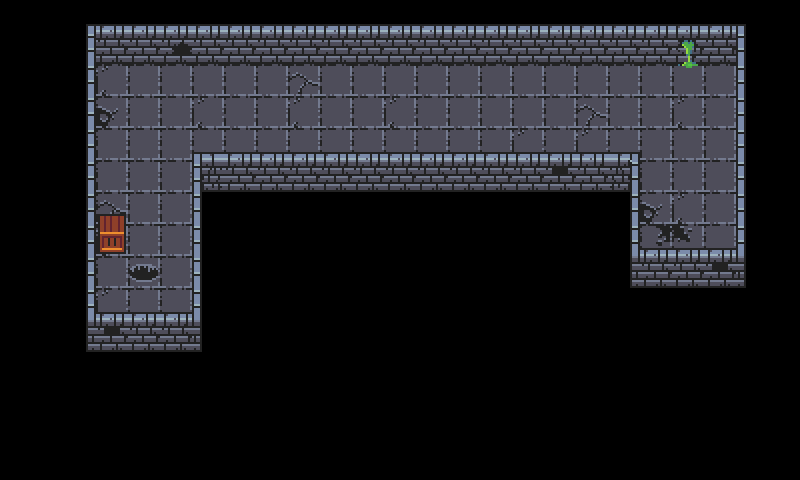

Below is a game level as drawn by its tile map, then a one-line description and the .tmx file that defines it, in full:
An orthogonal 25x15 tile map with 32x32 px tiles, 3 tile layers (walkable, block, above) and 3 objects (father, 1-2).

<map version="1.2" tiledversion="1.3.4" orientation="orthogonal" renderorder="right-down" width="25" height="15" tilewidth="32" tileheight="32" infinite="0" nextlayerid="13" nextobjectid="46">
 <editorsettings>
  <export target="../../assets/tilemaps/level-1-floor-1.json" format="json" />
 </editorsettings>
 <tileset firstgid="1" name="tileset" tilewidth="32" tileheight="32" tilecount="112" columns="7">
  <image source="../../assets/images/tilesets/tileset.png" width="224" height="512" />
  <tile id="0">
   <properties>
    <property name="collides" type="bool" value="false" />
   </properties>
  </tile>
  <tile id="1">
   <properties>
    <property name="collides" type="bool" value="false" />
   </properties>
  </tile>
  <tile id="2">
   <properties>
    <property name="collides" type="bool" value="false" />
   </properties>
  </tile>
  <tile id="3">
   <properties>
    <property name="collides" type="bool" value="false" />
   </properties>
  </tile>
  <tile id="4">
   <properties>
    <property name="collides" type="bool" value="false" />
   </properties>
  </tile>
  <tile id="5">
   <properties>
    <property name="collides" type="bool" value="false" />
   </properties>
  </tile>
  <tile id="6">
   <properties>
    <property name="collides" type="bool" value="false" />
   </properties>
  </tile>
  <tile id="7">
   <properties>
    <property name="collides" type="bool" value="false" />
   </properties>
  </tile>
  <tile id="8">
   <properties>
    <property name="collides" type="bool" value="true" />
   </properties>
  </tile>
  <tile id="9">
   <properties>
    <property name="collides" type="bool" value="true" />
   </properties>
  </tile>
  <tile id="10">
   <properties>
    <property name="collides" type="bool" value="true" />
   </properties>
  </tile>
  <tile id="11">
   <properties>
    <property name="collides" type="bool" value="true" />
   </properties>
  </tile>
  <tile id="12">
   <properties>
    <property name="collides" type="bool" value="true" />
   </properties>
  </tile>
  <tile id="13">
   <properties>
    <property name="collides" type="bool" value="true" />
   </properties>
  </tile>
  <tile id="14">
   <properties>
    <property name="collides" type="bool" value="false" />
   </properties>
  </tile>
  <tile id="15">
   <properties>
    <property name="collides" type="bool" value="true" />
   </properties>
  </tile>
  <tile id="16">
   <properties>
    <property name="collides" type="bool" value="true" />
   </properties>
  </tile>
  <tile id="17">
   <properties>
    <property name="collides" type="bool" value="true" />
   </properties>
  </tile>
  <tile id="18">
   <properties>
    <property name="collides" type="bool" value="false" />
   </properties>
  </tile>
  <tile id="19">
   <properties>
    <property name="collides" type="bool" value="false" />
   </properties>
  </tile>
  <tile id="20">
   <properties>
    <property name="collides" type="bool" value="false" />
   </properties>
  </tile>
  <tile id="21">
   <properties>
    <property name="collides" type="bool" value="false" />
   </properties>
  </tile>
  <tile id="22">
   <properties>
    <property name="collides" type="bool" value="true" />
   </properties>
  </tile>
  <tile id="23">
   <properties>
    <property name="collides" type="bool" value="true" />
   </properties>
  </tile>
  <tile id="24">
   <properties>
    <property name="collides" type="bool" value="true" />
   </properties>
  </tile>
  <tile id="25">
   <properties>
    <property name="collides" type="bool" value="true" />
   </properties>
  </tile>
  <tile id="26">
   <properties>
    <property name="collides" type="bool" value="true" />
   </properties>
  </tile>
  <tile id="27">
   <properties>
    <property name="collides" type="bool" value="true" />
   </properties>
  </tile>
  <tile id="28">
   <properties>
    <property name="collides" type="bool" value="false" />
   </properties>
  </tile>
  <tile id="29">
   <properties>
    <property name="collides" type="bool" value="false" />
   </properties>
  </tile>
  <tile id="30">
   <properties>
    <property name="collides" type="bool" value="false" />
   </properties>
  </tile>
  <tile id="31">
   <properties>
    <property name="collides" type="bool" value="false" />
   </properties>
  </tile>
  <tile id="32">
   <properties>
    <property name="collides" type="bool" value="false" />
   </properties>
  </tile>
  <tile id="33">
   <properties>
    <property name="collides" type="bool" value="false" />
   </properties>
  </tile>
  <tile id="34">
   <properties>
    <property name="collides" type="bool" value="false" />
   </properties>
  </tile>
  <tile id="35">
   <properties>
    <property name="collides" type="bool" value="false" />
   </properties>
  </tile>
  <tile id="36">
   <properties>
    <property name="collides" type="bool" value="false" />
   </properties>
  </tile>
  <tile id="37">
   <properties>
    <property name="collides" type="bool" value="false" />
   </properties>
  </tile>
  <tile id="38">
   <properties>
    <property name="collides" type="bool" value="false" />
   </properties>
  </tile>
  <tile id="39">
   <properties>
    <property name="collides" type="bool" value="true" />
   </properties>
  </tile>
  <tile id="40">
   <properties>
    <property name="collides" type="bool" value="false" />
   </properties>
  </tile>
  <tile id="41">
   <properties>
    <property name="collides" type="bool" value="false" />
   </properties>
  </tile>
  <tile id="42">
   <properties>
    <property name="collides" type="bool" value="false" />
   </properties>
  </tile>
  <tile id="43">
   <properties>
    <property name="collides" type="bool" value="false" />
   </properties>
  </tile>
  <tile id="44">
   <properties>
    <property name="collides" type="bool" value="false" />
   </properties>
  </tile>
  <tile id="45">
   <properties>
    <property name="collides" type="bool" value="false" />
   </properties>
  </tile>
  <tile id="46">
   <properties>
    <property name="collides" type="bool" value="false" />
   </properties>
  </tile>
  <tile id="47">
   <properties>
    <property name="collides" type="bool" value="true" />
   </properties>
  </tile>
  <tile id="48">
   <properties>
    <property name="collides" type="bool" value="true" />
   </properties>
  </tile>
  <tile id="49">
   <properties>
    <property name="collides" type="bool" value="false" />
   </properties>
  </tile>
  <tile id="50">
   <properties>
    <property name="collides" type="bool" value="false" />
   </properties>
  </tile>
  <tile id="51">
   <properties>
    <property name="collides" type="bool" value="false" />
   </properties>
  </tile>
  <tile id="52">
   <properties>
    <property name="collides" type="bool" value="false" />
   </properties>
  </tile>
  <tile id="53">
   <properties>
    <property name="collides" type="bool" value="false" />
   </properties>
  </tile>
  <tile id="54">
   <properties>
    <property name="collides" type="bool" value="false" />
   </properties>
  </tile>
  <tile id="55">
   <properties>
    <property name="collides" type="bool" value="false" />
   </properties>
  </tile>
  <tile id="56">
   <properties>
    <property name="collides" type="bool" value="true" />
   </properties>
  </tile>
  <tile id="57">
   <properties>
    <property name="collides" type="bool" value="true" />
   </properties>
  </tile>
  <tile id="58">
   <properties>
    <property name="collides" type="bool" value="true" />
   </properties>
  </tile>
  <tile id="59">
   <properties>
    <property name="collides" type="bool" value="true" />
   </properties>
  </tile>
  <tile id="60">
   <properties>
    <property name="collides" type="bool" value="true" />
   </properties>
  </tile>
  <tile id="61">
   <properties>
    <property name="collides" type="bool" value="true" />
   </properties>
  </tile>
  <tile id="62">
   <properties>
    <property name="collides" type="bool" value="false" />
   </properties>
  </tile>
  <tile id="63">
   <properties>
    <property name="collides" type="bool" value="true" />
   </properties>
  </tile>
  <tile id="64">
   <properties>
    <property name="collides" type="bool" value="true" />
   </properties>
  </tile>
  <tile id="65">
   <properties>
    <property name="collides" type="bool" value="true" />
   </properties>
  </tile>
  <tile id="66">
   <properties>
    <property name="collides" type="bool" value="true" />
   </properties>
  </tile>
  <tile id="67">
   <properties>
    <property name="collides" type="bool" value="true" />
   </properties>
  </tile>
  <tile id="68">
   <properties>
    <property name="collides" type="bool" value="true" />
   </properties>
  </tile>
  <tile id="69">
   <properties>
    <property name="collides" type="bool" value="false" />
   </properties>
  </tile>
  <tile id="70">
   <properties>
    <property name="collides" type="bool" value="false" />
   </properties>
  </tile>
  <tile id="71">
   <properties>
    <property name="collides" type="bool" value="false" />
   </properties>
  </tile>
  <tile id="72">
   <properties>
    <property name="collides" type="bool" value="true" />
   </properties>
  </tile>
  <tile id="73">
   <properties>
    <property name="collides" type="bool" value="true" />
   </properties>
  </tile>
  <tile id="74">
   <properties>
    <property name="collides" type="bool" value="false" />
   </properties>
  </tile>
  <tile id="75">
   <properties>
    <property name="collides" type="bool" value="false" />
   </properties>
  </tile>
  <tile id="76">
   <properties>
    <property name="collides" type="bool" value="false" />
   </properties>
  </tile>
  <tile id="77">
   <properties>
    <property name="collides" type="bool" value="true" />
   </properties>
  </tile>
  <tile id="78">
   <properties>
    <property name="collides" type="bool" value="false" />
   </properties>
  </tile>
  <tile id="79">
   <properties>
    <property name="collides" type="bool" value="false" />
   </properties>
  </tile>
  <tile id="80">
   <properties>
    <property name="collides" type="bool" value="false" />
   </properties>
  </tile>
  <tile id="81">
   <properties>
    <property name="collides" type="bool" value="false" />
   </properties>
  </tile>
  <tile id="82">
   <properties>
    <property name="collides" type="bool" value="false" />
   </properties>
  </tile>
  <tile id="83">
   <properties>
    <property name="collides" type="bool" value="true" />
   </properties>
  </tile>
  <tile id="84">
   <properties>
    <property name="collides" type="bool" value="false" />
   </properties>
  </tile>
  <tile id="85">
   <properties>
    <property name="collides" type="bool" value="false" />
   </properties>
  </tile>
  <tile id="86">
   <properties>
    <property name="collides" type="bool" value="false" />
   </properties>
  </tile>
  <tile id="87">
   <properties>
    <property name="collides" type="bool" value="false" />
   </properties>
  </tile>
  <tile id="88">
   <properties>
    <property name="collides" type="bool" value="false" />
   </properties>
  </tile>
  <tile id="89">
   <properties>
    <property name="collides" type="bool" value="false" />
   </properties>
  </tile>
  <tile id="90">
   <properties>
    <property name="collides" type="bool" value="false" />
   </properties>
  </tile>
  <tile id="91">
   <properties>
    <property name="collides" type="bool" value="false" />
   </properties>
  </tile>
  <tile id="92">
   <properties>
    <property name="collides" type="bool" value="false" />
   </properties>
  </tile>
  <tile id="93">
   <properties>
    <property name="collides" type="bool" value="false" />
   </properties>
  </tile>
  <tile id="94">
   <properties>
    <property name="collides" type="bool" value="false" />
   </properties>
  </tile>
  <tile id="95">
   <properties>
    <property name="collides" type="bool" value="false" />
   </properties>
  </tile>
  <tile id="96">
   <properties>
    <property name="collides" type="bool" value="false" />
   </properties>
  </tile>
  <tile id="97">
   <properties>
    <property name="collides" type="bool" value="false" />
   </properties>
  </tile>
  <tile id="98">
   <properties>
    <property name="collides" type="bool" value="false" />
   </properties>
  </tile>
  <tile id="99">
   <properties>
    <property name="collides" type="bool" value="false" />
   </properties>
  </tile>
  <tile id="100">
   <properties>
    <property name="collides" type="bool" value="false" />
   </properties>
  </tile>
  <tile id="101">
   <properties>
    <property name="collides" type="bool" value="false" />
   </properties>
  </tile>
  <tile id="102">
   <properties>
    <property name="collides" type="bool" value="false" />
   </properties>
  </tile>
  <tile id="103">
   <properties>
    <property name="collides" type="bool" value="false" />
   </properties>
  </tile>
  <tile id="104">
   <properties>
    <property name="collides" type="bool" value="false" />
   </properties>
  </tile>
  <tile id="105">
   <properties>
    <property name="collides" type="bool" value="false" />
   </properties>
  </tile>
  <tile id="106">
   <properties>
    <property name="collides" type="bool" value="true" />
   </properties>
  </tile>
  <tile id="107">
   <properties>
    <property name="collides" type="bool" value="false" />
   </properties>
  </tile>
  <tile id="108">
   <properties>
    <property name="collides" type="bool" value="false" />
   </properties>
  </tile>
  <tile id="109">
   <properties>
    <property name="collides" type="bool" value="true" />
   </properties>
  </tile>
  <tile id="110">
   <properties>
    <property name="collides" type="bool" value="false" />
   </properties>
  </tile>
  <tile id="111">
   <properties>
    <property name="collides" type="bool" value="false" />
   </properties>
  </tile>
 </tileset>
 <layer id="7" name="walkable" width="25" height="15">
  <data encoding="csv">
0,0,0,0,0,0,0,0,0,0,0,0,0,0,0,0,0,0,0,0,0,0,0,0,0,
0,0,0,0,0,0,0,0,0,0,0,0,0,0,0,0,0,0,0,0,0,0,0,0,0,
0,0,0,38,30,30,30,30,30,31,30,30,30,30,30,30,30,30,30,30,30,47,30,0,0,
0,0,0,37,30,30,38,30,30,38,30,30,38,30,30,30,30,30,31,30,30,38,30,0,0,
0,0,0,30,30,30,30,30,30,30,30,30,30,30,30,30,38,30,38,30,30,30,30,0,0,
0,0,0,30,30,30,0,0,0,0,0,0,0,0,0,0,0,0,0,0,30,30,30,0,0,
0,0,0,31,30,30,0,0,0,0,0,0,0,0,0,0,0,0,0,0,37,38,30,0,0,
0,0,0,38,30,30,0,0,0,0,0,0,0,0,0,0,0,0,0,0,44,45,30,0,0,
0,0,0,30,70,30,0,0,0,0,0,0,0,0,0,0,0,0,0,0,0,0,0,0,0,
0,0,0,38,30,30,0,0,0,0,0,0,0,0,0,0,0,0,0,0,0,0,0,0,0,
0,0,0,0,0,0,0,0,0,0,0,0,0,0,0,0,0,0,0,0,0,0,0,0,0,
0,0,0,0,0,0,0,0,0,0,0,0,0,0,0,0,0,0,0,0,0,0,0,0,0,
0,0,0,0,0,0,0,0,0,0,0,0,0,0,0,0,0,0,0,0,0,0,0,0,0,
0,0,0,0,0,0,0,0,0,0,0,0,0,0,0,0,0,0,0,0,0,0,0,0,0,
0,0,0,0,0,0,0,0,0,0,0,0,0,0,0,0,0,0,0,0,0,0,0,0,0
</data>
 </layer>
 <layer id="6" name="block" width="25" height="15">
  <data encoding="csv">
0,0,0,0,0,0,0,0,0,0,0,0,0,0,0,0,0,0,0,0,0,0,0,0,0,
0,0,57,10,10,25,10,10,10,10,10,10,10,10,10,10,10,10,10,10,10,40,10,58,0,
0,0,57,0,0,0,0,0,0,0,0,0,0,0,0,0,0,0,0,0,0,0,0,58,0,
0,0,57,0,0,0,0,0,0,0,0,0,0,0,0,0,0,0,0,0,0,0,0,58,0,
0,0,57,0,0,0,0,0,0,0,0,0,0,0,0,0,0,0,0,0,0,0,0,58,0,
0,0,57,0,0,0,59,10,10,10,10,10,10,10,10,10,10,18,10,68,0,0,0,58,0,
0,0,57,0,0,0,58,0,0,0,0,0,0,0,0,0,0,0,0,57,0,0,0,58,0,
0,0,57,84,0,0,58,0,0,0,0,0,0,0,0,0,0,0,0,57,0,0,0,58,0,
0,0,57,0,0,0,58,0,0,0,0,0,0,0,0,0,0,0,0,64,10,10,18,65,0,
0,0,57,0,0,0,58,0,0,0,0,0,0,0,0,0,0,0,0,0,0,0,0,0,0,
0,0,64,18,10,10,65,0,0,0,0,0,0,0,0,0,0,0,0,0,0,0,0,0,0,
0,0,0,0,0,0,0,0,0,0,0,0,0,0,0,0,0,0,0,0,0,0,0,0,0,
0,0,0,0,0,0,0,0,0,0,0,0,0,0,0,0,0,0,0,0,0,0,0,0,0,
0,0,0,0,0,0,0,0,0,0,0,0,0,0,0,0,0,0,0,0,0,0,0,0,0,
0,0,0,0,0,0,0,0,0,0,0,0,0,0,0,0,0,0,0,0,0,0,0,0,0
</data>
 </layer>
 <layer id="1" name="above" width="25" height="15">
  <data encoding="csv">
0,0,50,3,3,3,3,3,3,3,3,3,3,3,3,3,3,3,3,3,3,3,3,51,0,
0,0,0,0,0,0,0,0,0,0,0,0,0,0,0,0,0,0,0,0,0,0,0,0,0,
0,0,0,0,0,0,0,0,0,0,0,0,0,0,0,0,0,0,0,0,0,0,0,0,0,
0,0,0,0,0,0,0,0,0,0,0,0,0,0,0,0,0,0,0,0,0,0,0,0,0,
0,0,0,0,0,0,52,3,3,3,3,3,3,3,3,3,3,3,3,53,0,0,0,0,0,
0,0,0,0,0,0,0,0,0,0,0,0,0,0,0,0,0,0,0,0,0,0,0,0,0,
0,0,0,77,0,0,0,0,0,0,0,0,0,0,0,0,0,0,0,0,0,0,0,0,0,
0,0,0,0,0,0,0,0,0,0,0,0,0,0,0,0,0,0,0,0,3,3,3,0,0,
0,0,0,0,0,0,0,0,0,0,0,0,0,0,0,0,0,0,0,0,0,0,0,0,0,
0,0,0,3,3,3,0,0,0,0,0,0,0,0,0,0,0,0,0,0,0,0,0,0,0,
0,0,0,0,0,0,0,0,0,0,0,0,0,0,0,0,0,0,0,0,0,0,0,0,0,
0,0,0,0,0,0,0,0,0,0,0,0,0,0,0,0,0,0,0,0,0,0,0,0,0,
0,0,0,0,0,0,0,0,0,0,0,0,0,0,0,0,0,0,0,0,0,0,0,0,0,
0,0,0,0,0,0,0,0,0,0,0,0,0,0,0,0,0,0,0,0,0,0,0,0,0,
0,0,0,0,0,0,0,0,0,0,0,0,0,0,0,0,0,0,0,0,0,0,0,0,0
</data>
 </layer>
 <objectgroup id="12" name="npcs">
  <object id="18" type="father" x="384" y="96">
   <point />
  </object>
 </objectgroup>
 <objectgroup id="2" name="player">
  <object id="17" x="672" y="224">
   <point />
  </object>
 </objectgroup>
 <objectgroup id="3" name="enemies" />
 <objectgroup id="4" name="doors" />
 <objectgroup id="5" name="chests" />
 <objectgroup id="11" name="transitions">
  <object id="21" type="1-2" x="128" y="288">
   <point />
  </object>
 </objectgroup>
</map>
